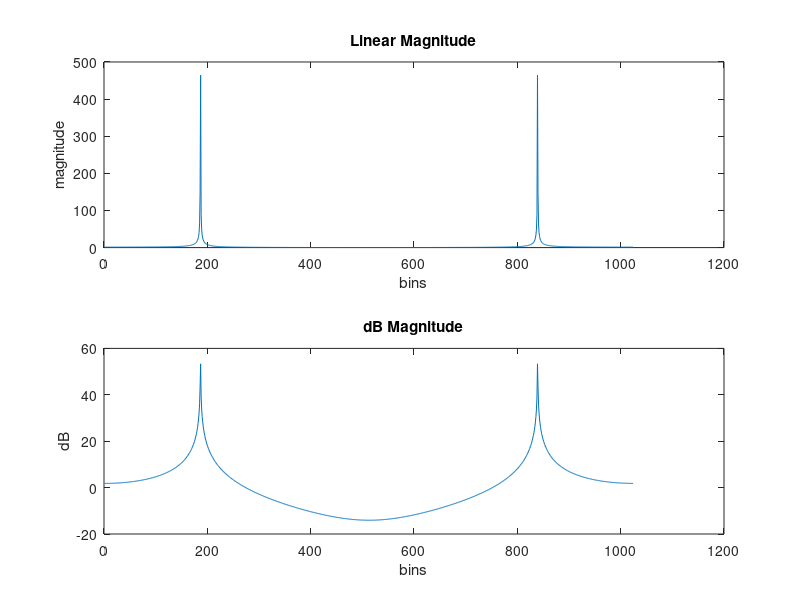

MATLAB code to generate this figure:
f = 4000; 
fs = 22050; 
fftLength=1024;             %windowlength 
x =sin(2*pi*f*[0:1/fs:1]);  %makethesinewave 
ft =fft(x,fftLength);       %doFFT,userect.window 
ftMag=abs(ft);              %computemagnitude 

% plot the results both in linear and dB magnitudes 

subplot(2, 1, 1), plot(ftMag) 
title('Linear Magnitude') 
ylabel('magnitude'), xlabel('bins') 

subplot(2, 1, 2), plot(20*log10(ftMag)) 
title('dB Magnitude') 
ylabel('dB'), xlabel('bins')